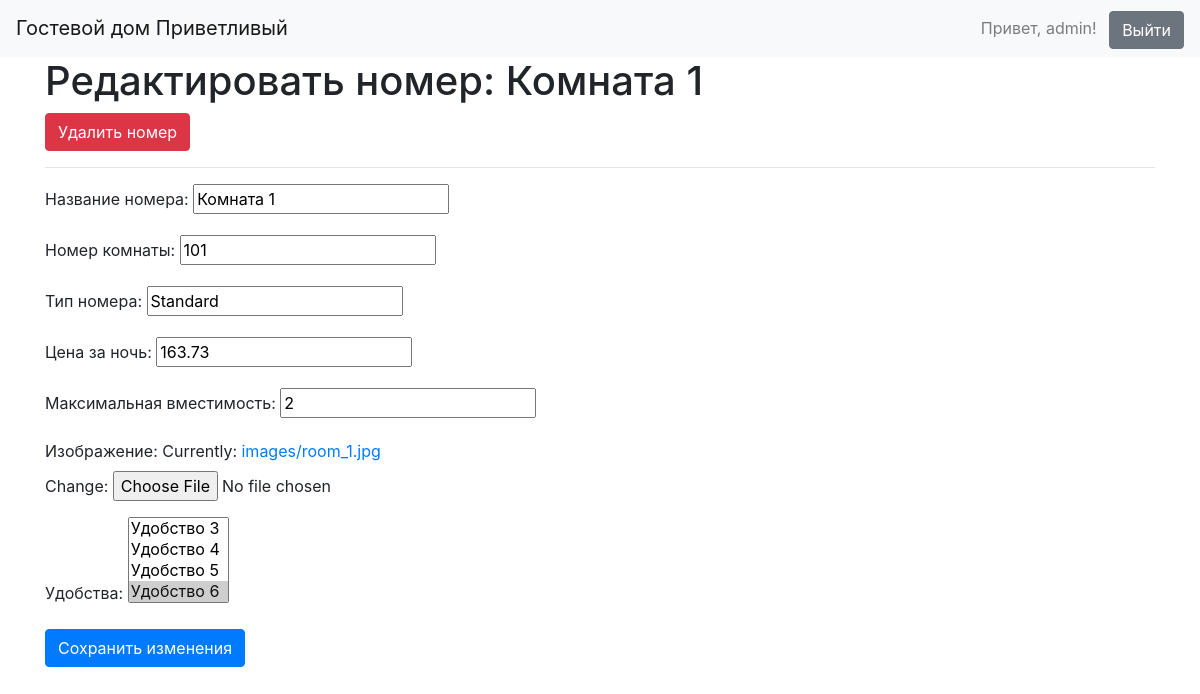
/edit-room/1/ (signed in), run on an earlier commit of the app's database.
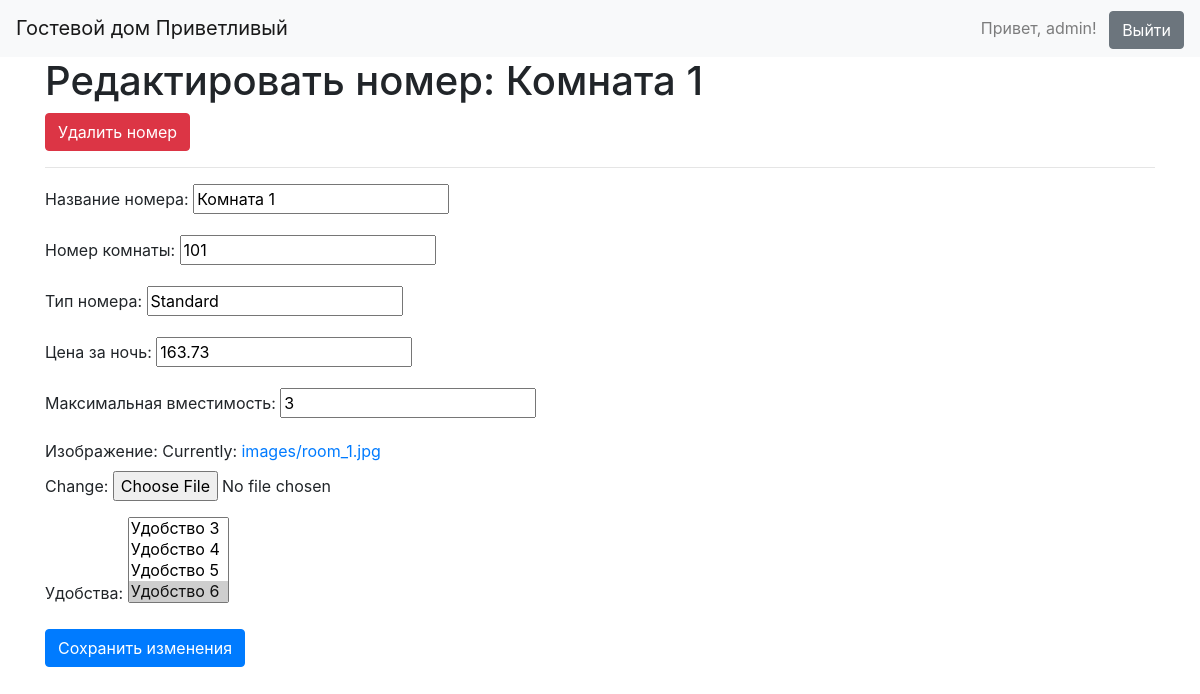
And on a later commit of the database.
### bookings/models.py (models this page shows, shortened)
class Room(models.Model):
    name = models.CharField(max_length=100, verbose_name="Название номера")
    room_number = models.CharField(max_length=10, verbose_name="Номер комнаты")
    room_type = models.CharField(max_length=50, verbose_name="Тип номера")
    price_per_night = models.DecimalField(max_digits=6, decimal_places=2, verbose_name="Цена за ночь")
    max_occupancy = models.IntegerField(verbose_name="Максимальная вместимость")
    amenities = models.ManyToManyField('Amenity', blank=True, verbose_name="Удобства")
    image = models.ImageField(upload_to='images/', verbose_name="Изображение")
    history = HistoricalRecords()  # Отслеживание истории
    class Meta:
        verbose_name = "Номер"
        verbose_name_plural = "Номера"
        ordering = ['name']

class Amenity(models.Model):
    name = models.CharField(max_length=100, verbose_name="Название удобства")
    history = HistoricalRecords()  # Отслеживание истории
    def __str__(self):
        return self.name
    class Meta:
        verbose_name = "Удобство"
        verbose_name_plural = "Удобства"

### bookings/views.py (the view)
# urls.py: path('edit-room/<int:pk>/', views.edit_room, name='edit_room'),
@login_required
def edit_room(request, pk):
    if request.user.is_superuser:
        room = get_object_or_404(Room, pk=pk)
        if request.method == 'POST':
            form = RoomForm(request.POST, request.FILES, instance=room)
            if form.is_valid():
                form.save()
                return redirect('index')
        else:
            form = RoomForm(instance=room)
        return render(request, 'bookings/edit_room.html', {'form': form, 'room': room})
    else:
        return redirect('index')

### bookings/forms.py
class RoomForm(forms.ModelForm):
    class Meta:
        model = Room
        fields = ['name', 'room_number', 'room_type', 'price_per_night', 'max_occupancy', 'image', 'amenities']

### bookings/templates/bookings/edit_room.html (shortened to what this page needs)
<!DOCTYPE html>
<html lang="en">
<head>
    <link rel="stylesheet" href="https://stackpath.bootstrapcdn.com/bootstrap/4.3.1/css/bootstrap.min.css">
</head>
<body>
    <header class="navbar navbar-expand-lg navbar-light bg-light">
        <a class="navbar-brand" href="{% url 'index' %}">Гостевой дом Приветливый</a>
        <div class="ml-auto">
            {% if user.is_authenticated %}
                <span class="navbar-text">Привет, {{ user.username }}!</span>
                <form method="post" action="{% url 'logout' %}" style="display: inline;">
                    <button type="submit" class="btn btn-secondary ml-2">Выйти</button>
                </form>
            {% else %}
                <button class="btn btn-primary" data-toggle="modal" data-target="#loginModal">Войти</button>
            {% endif %}
        </div>
    </header>
    <div class="container">
        <h1>Редактировать номер: {{ room.name }}</h1>
        <form method="post" action="{% url 'delete_room' room.id %}" onsubmit="return confirm('Вы уверены, что хотите удалить номер?');">
            <button type="submit" class="btn btn-danger">Удалить номер</button>
        </form>
        <hr>
        <form method="post" enctype="multipart/form-data">
            {{ form.as_p }}
            <button type="submit" class="btn btn-primary">Сохранить изменения</button>
        </form>
    </div>
</body>
</html>

What changed in the data, as far as the page shows it:
changed Room "Комната 1": max_occupancy "2" → "3"
